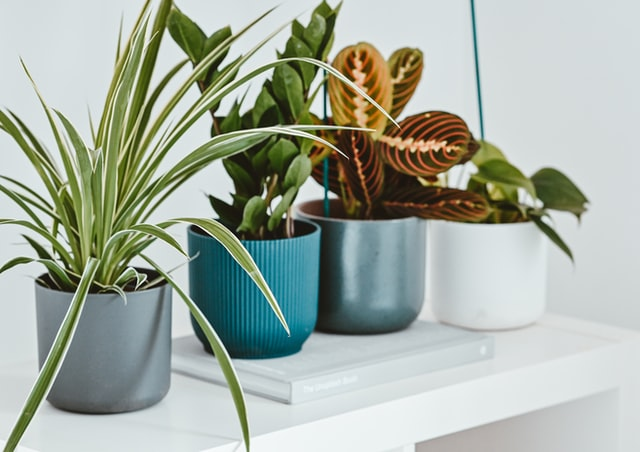
#> input picture flower.jpg, 640 x 452 px
$ python copy-images.py
#> lines starting #> are read from the running program, lines starting #| are printed output that depends on the picture
import numpy as np
import matplotlib.image as mpimage_of_flower

image_of_flower = mpimage_of_flower.imread('flower.jpg')
#> image_of_flower is the input picture: shape (452, 640, 3); mean R, G, B 164.5, 173.7, 162.1

copy_of_image = image_of_flower.copy()
copy_of_image[:, :, :2] = 0
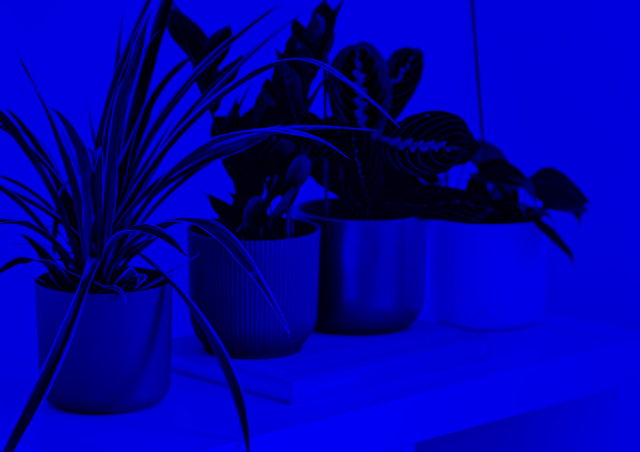
#> copy_of_image: shape (452, 640, 3); mean R, G, B 0, 0, 162.1
mpimage_of_flower.imsave('flower-one.jpg', copy_of_image)
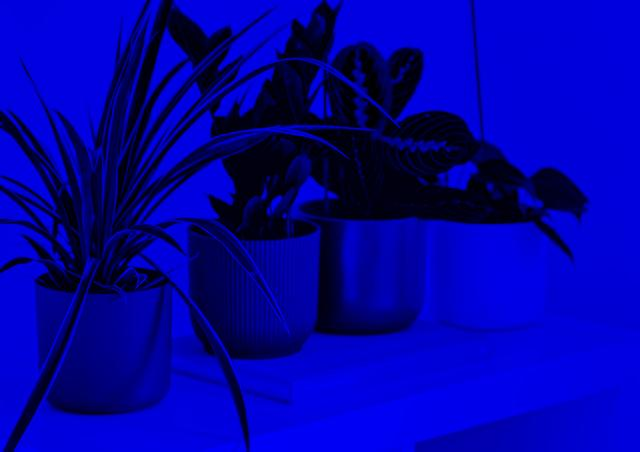
#> saved as flower-one.jpg: shape (452, 640, 3); mean R, G, B 0.8, 0.6, 161.7
print('Copied.')
